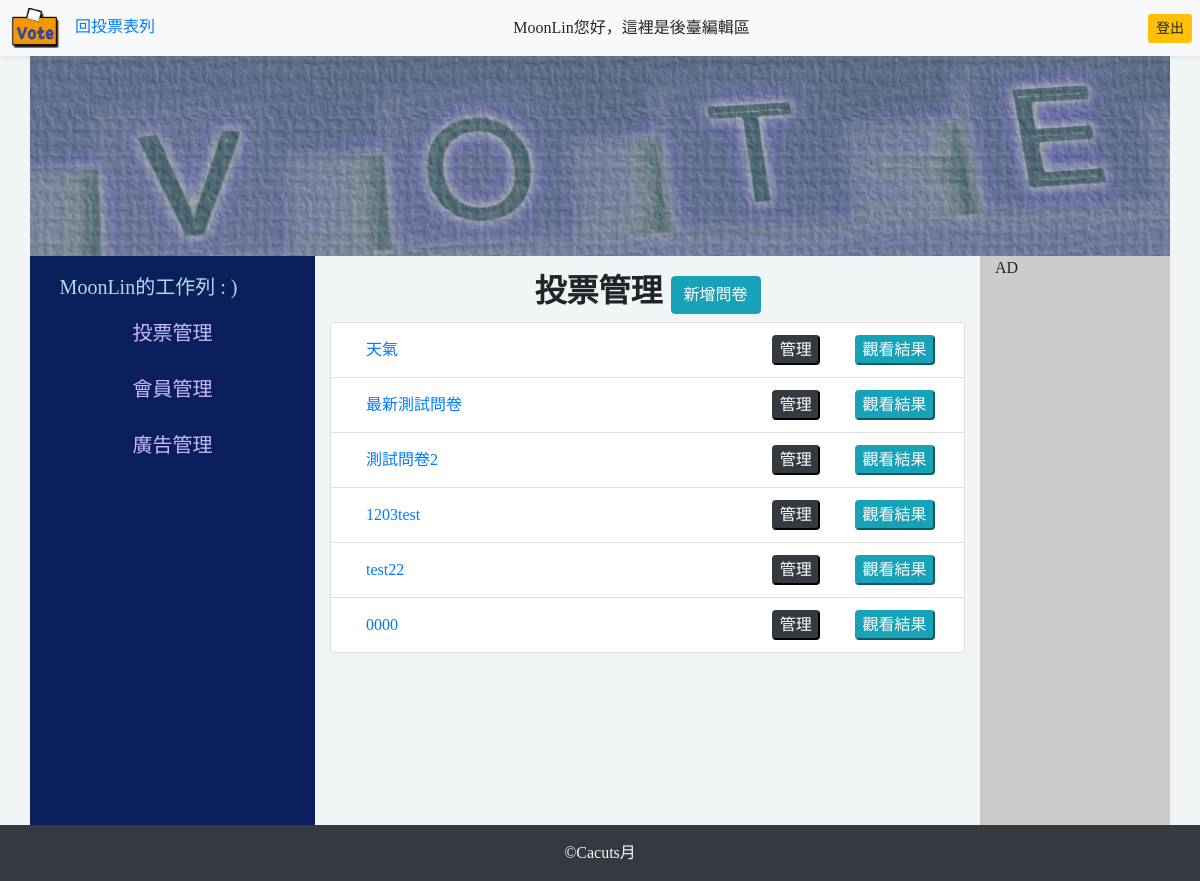
The page /backend/index.php (signed in) on the database as committed earlier.
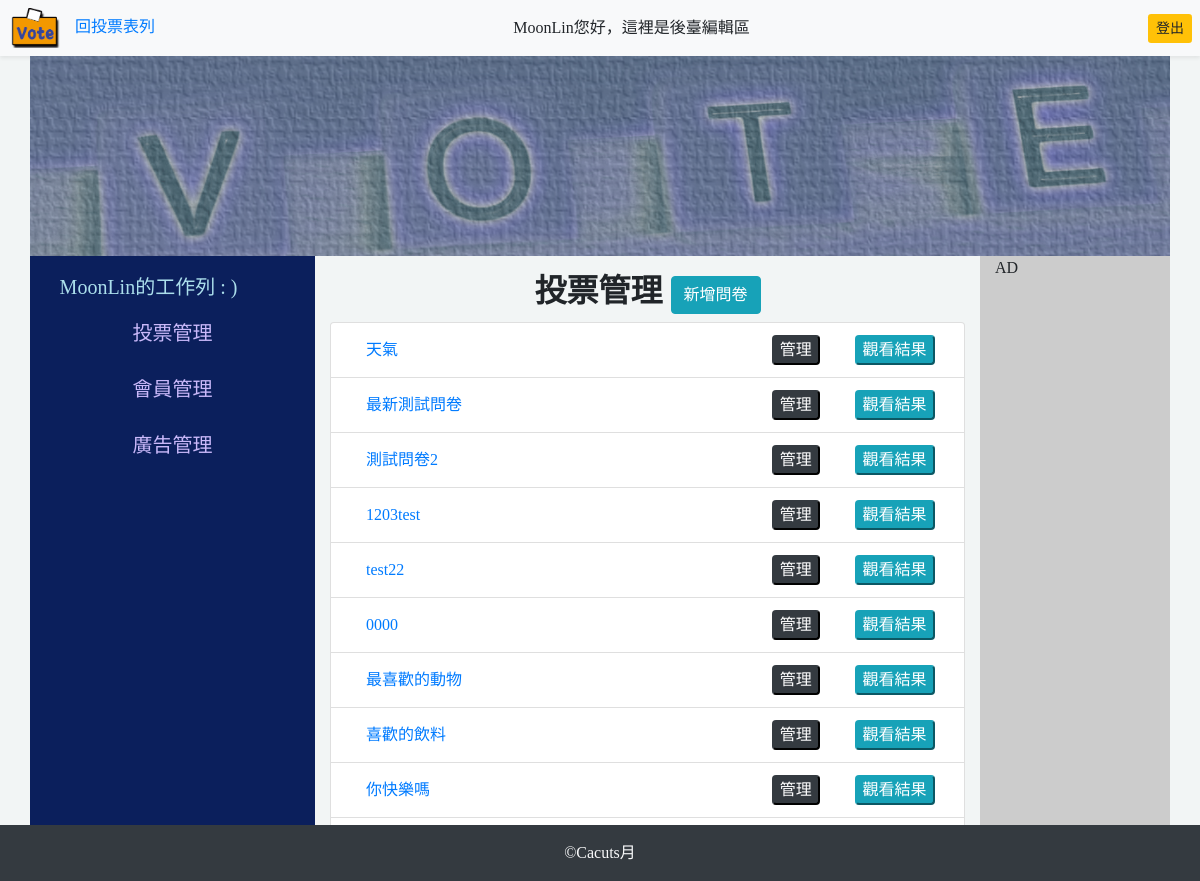
The same page on the database as committed later.
### tables this page shows
CREATE TABLE `topics` (
  `id` int(11) UNSIGNED NOT NULL,
  `topic` varchar(128) NOT NULL COMMENT '主題'
);

### api/db.php (called while the page is built, shortened)
<?php
$dsn="mysql:host=localhost;charset=utf8;dbname=vote";
$pdo=new PDO($dsn,'root','');
function all($table,...$arg){
global $pdo;
$sql="SELECT * FROM `$table` ";
if(isset($arg[0])){
    if(is_array($arg[0])){
        foreach($arg[0] as $key=>$value){
            $tmp[]="`$key`='$value'";
        }
        $sql=$sql."where " . implode(" AND ",$tmp);
    }else{
        $sql=$sql.$arg[0];
    }
}
$rows=$pdo->query($sql)->fetchAll(PDO::FETCH_ASSOC);
return $rows;
}
?>

### backend/manage_vote.php (the view)
<h2 class="text-center mt-3 font-weight-bold">投票管理
    <a href="?do=add_subject_form">
        <button class="btn btn-info rounded ">新增問卷</button>
    </a>
</h2>
<?php
$subjects=all('topics');
echo "<ol class='list-group'>";
foreach ($subjects as $key => $value) {
    echo "<li class='list-group-item'>";
    echo "<a class='d-inline-block col-md-8' href='../index.php?do=vote&id={$value['id']}'>";
    echo $value['topic'];
    echo "</a>";
    echo "<a href='?do=edit_subject&id={$value['id']}' class='d-inline-block col-md-2 text-center '>";
    echo "<button class='btn-dark rounded'>管理</button>";
    echo "</a>";
    echo "<a href='../index.php?do=vote_result&id={$value['id']}' class='d-inline-block col-md-2  p-0 text-center'>";
    echo "<button class='btn-info rounded'>觀看結果</button>";
    echo "</a>";
    echo "</li>";
}
echo "</ol>";
?>

Rows that differ between the two databases and show on the page:
added topics: topic "最喜歡的動物"
added topics: topic "喜歡的飲料"
added topics: topic "你快樂嗎"
